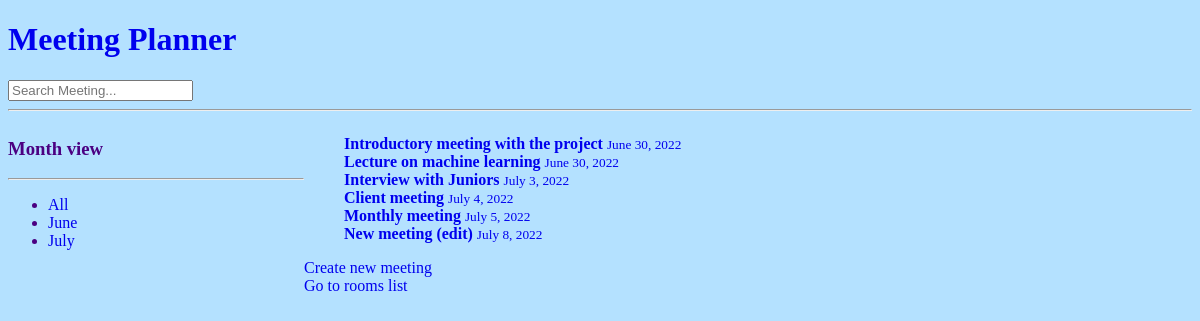
/, run on an earlier commit of the app's database.
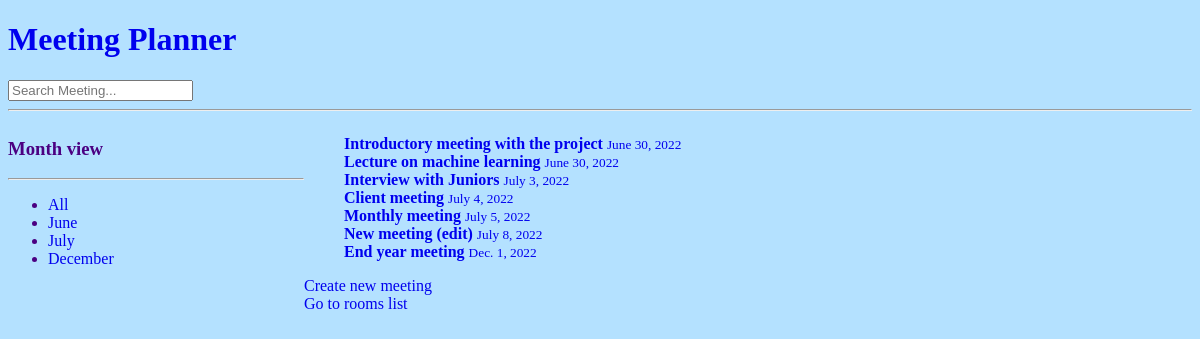
And on a later commit of the database.
### meetings/models.py (models this page shows, shortened)
class Meeting(models.Model):
    user = models.ForeignKey(User, on_delete=models.CASCADE)
    title = models.CharField(max_length=200)
    data = models.DateField()
    start_time = models.TimeField(default=time(9))
    duration = models.IntegerField(default=1)
    room = models.ForeignKey(Room, on_delete=models.CASCADE)
    class Meta:
        ordering = ['data','start_time']

### website/views.py (the view)
# urls.py: path('', welcome, name='welcome'),
def welcome(request):
    n = request.GET.get('n') if request.GET.get('n') != None else ''
    print(n)
    q = request.GET.get('q') #if request.GET.get('q') != None else ''
    print(q)
    meetings = []
    months = []
    posts = Meeting.objects.raw("SELECT id, data FROM meetings_meeting ORDER BY data")
    for s in posts:
        nr_id = s.id
        month = s.data.strftime("%B")
        if month not in months:
            months.append(month)
        if q == month:
            meetings.append(Meeting.objects.get(id=nr_id))
    if n != '' or n != None and q == '' or q == None:
        meetings = Meeting.objects.filter(title__contains=n)
    elif q == '' or q == None and n == '' or n == None:
        meetings = Meeting.objects.all()
    return render(request, 'website/welcome.html', {"meetings": meetings, 'months': months})

### website/templates/website/welcome.html (shortened to what this page needs)
{% extends "base.html" %}
{% block content %}
<div class="home-container">
    <div>
        <h3>Month view</h3>
        <hr>
        <ul>
            <li>
                <a href="{% url 'welcome' %}">All</a>
            </li>
            {% for i in months %}
            <div>
                <li>
                    <a href="{% url 'welcome' %}?q={{i}}">{{i}}</a>
                </li>
            </div>
            {% endfor %}
        </ul>
    </div>
    <div>
        <ul>
            {% for meeting in meetings%}
                <div>
                    <a href="{% url 'detail' meeting.id %}">
                        <b>{{meeting.title}}</b> <small>{{meeting.data}}</small>
                    </a>
                </div>
            {% endfor %}
        </ul>
        <div>
            <div>
                <a href="{% url 'new' %}" class="row" style="text-decoration: none">Create new meeting</a>
            </div>
            <div>
                <a href="{% url 'rooms' %}" class="row">Go to rooms list</a>
            </div>
        </div>
    </div>
</div>
{% endblock %}

What changed in the data, as far as the page shows it:
added Meeting: title "End year meeting", data "Dec. 1, 2022"
Also different on the page:
new list line: "December"
